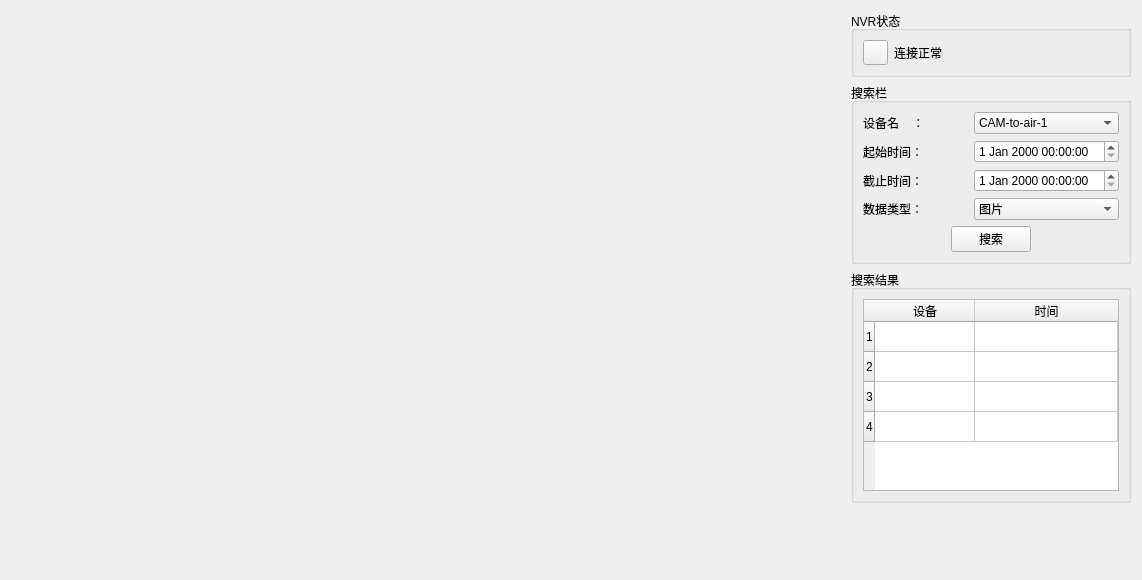
<?xml version="1.0" encoding="UTF-8"?>
<ui version="4.0">
 <class>NvrReview</class>
 <widget class="QWidget" name="NvrReview">
  <property name="geometry">
   <rect>
    <x>0</x>
    <y>0</y>
    <width>1142</width>
    <height>580</height>
   </rect>
  </property>
  <property name="windowTitle">
   <string>Form</string>
  </property>
  <layout class="QGridLayout" name="gridLayout_8" columnstretch="1,0">
   <item row="0" column="0">
    <layout class="QGridLayout" name="gridLayout_7">
     <item row="0" column="0">
      <widget class="QLabel" name="label_5">
       <property name="text">
        <string/>
       </property>
       <property name="pixmap">
        <pixmap resource="../../build/client/resources.qrc">:/resources/to-ground.jpg</pixmap>
       </property>
       <property name="scaledContents">
        <bool>true</bool>
       </property>
      </widget>
     </item>
    </layout>
   </item>
   <item row="0" column="1">
    <layout class="QGridLayout" name="gridLayout_6">
     <item row="3" column="0">
      <widget class="QGroupBox" name="groupBox_3">
       <property name="title">
        <string>搜索结果</string>
       </property>
       <layout class="QGridLayout" name="gridLayout_5">
        <item row="0" column="0">
         <widget class="QTableWidget" name="tableWidget">
          <attribute name="horizontalHeaderStretchLastSection">
           <bool>true</bool>
          </attribute>
          <row>
           <property name="text">
            <string>1</string>
           </property>
          </row>
          <row>
           <property name="text">
            <string>2</string>
           </property>
          </row>
          <row>
           <property name="text">
            <string>3</string>
           </property>
          </row>
          <row>
           <property name="text">
            <string>4</string>
           </property>
          </row>
          <column>
           <property name="text">
            <string>设备</string>
           </property>
          </column>
          <column>
           <property name="text">
            <string>时间</string>
           </property>
          </column>
         </widget>
        </item>
       </layout>
      </widget>
     </item>
     <item row="2" column="0">
      <widget class="QGroupBox" name="groupBox_2">
       <property name="title">
        <string>搜索栏</string>
       </property>
       <layout class="QGridLayout" name="gridLayout_2">
        <item row="0" column="0">
         <layout class="QGridLayout" name="gridLayout_3">
          <item row="0" column="1">
           <widget class="QComboBox" name="comboBox">
            <item>
             <property name="text">
              <string>CAM-to-air-1</string>
             </property>
            </item>
            <item>
             <property name="text">
              <string>CAM-to-air-2</string>
             </property>
            </item>
            <item>
             <property name="text">
              <string>CAM-to-ground-1</string>
             </property>
            </item>
            <item>
             <property name="text">
              <string>CAM-to-ground-2</string>
             </property>
            </item>
            <item>
             <property name="text">
              <string>CAM-direct-1</string>
             </property>
            </item>
            <item>
             <property name="text">
              <string>CAM-direct-2</string>
             </property>
            </item>
           </widget>
          </item>
          <item row="2" column="1">
           <widget class="QDateTimeEdit" name="dateTimeEdit_2"/>
          </item>
          <item row="2" column="0">
           <widget class="QLabel" name="label_4">
            <property name="text">
             <string>截止时间：</string>
            </property>
           </widget>
          </item>
          <item row="1" column="0">
           <widget class="QLabel" name="label_3">
            <property name="text">
             <string>起始时间：</string>
            </property>
           </widget>
          </item>
          <item row="0" column="0">
           <widget class="QLabel" name="label_2">
            <property name="text">
             <string>设备名    ：</string>
            </property>
           </widget>
          </item>
          <item row="1" column="1">
           <widget class="QDateTimeEdit" name="dateTimeEdit">
            <property name="dateTime">
             <datetime>
              <hour>0</hour>
              <minute>0</minute>
              <second>0</second>
              <year>2000</year>
              <month>1</month>
              <day>1</day>
             </datetime>
            </property>
           </widget>
          </item>
          <item row="3" column="0">
           <widget class="QLabel" name="label_6">
            <property name="text">
             <string>数据类型：</string>
            </property>
           </widget>
          </item>
          <item row="3" column="1">
           <widget class="QComboBox" name="comboBox_2">
            <item>
             <property name="text">
              <string>图片</string>
             </property>
            </item>
            <item>
             <property name="text">
              <string>视频</string>
             </property>
            </item>
           </widget>
          </item>
         </layout>
        </item>
        <item row="1" column="0">
         <layout class="QGridLayout" name="gridLayout_4">
          <item row="0" column="1">
           <widget class="QPushButton" name="pushButton_2">
            <property name="text">
             <string>搜索</string>
            </property>
           </widget>
          </item>
          <item row="0" column="2">
           <spacer name="horizontalSpacer">
            <property name="orientation">
             <enum>Qt::Horizontal</enum>
            </property>
            <property name="sizeHint" stdset="0">
             <size>
              <width>40</width>
              <height>20</height>
             </size>
            </property>
           </spacer>
          </item>
          <item row="0" column="0">
           <spacer name="horizontalSpacer_2">
            <property name="orientation">
             <enum>Qt::Horizontal</enum>
            </property>
            <property name="sizeHint" stdset="0">
             <size>
              <width>40</width>
              <height>20</height>
             </size>
            </property>
           </spacer>
          </item>
         </layout>
        </item>
       </layout>
      </widget>
     </item>
     <item row="1" column="0">
      <widget class="QGroupBox" name="groupBox">
       <property name="title">
        <string>NVR状态</string>
       </property>
       <layout class="QGridLayout" name="gridLayout">
        <item row="0" column="0">
         <widget class="QPushButton" name="pushButton">
          <property name="sizePolicy">
           <sizepolicy hsizetype="Fixed" vsizetype="Fixed">
            <horstretch>0</horstretch>
            <verstretch>0</verstretch>
           </sizepolicy>
          </property>
          <property name="minimumSize">
           <size>
            <width>25</width>
            <height>25</height>
           </size>
          </property>
          <property name="maximumSize">
           <size>
            <width>25</width>
            <height>25</height>
           </size>
          </property>
          <property name="text">
           <string/>
          </property>
          <property name="icon">
           <iconset resource="../../build/client/resources.qrc">
            <normaloff>:/resources/green_light.png</normaloff>:/resources/green_light.png</iconset>
          </property>
          <property name="checkable">
           <bool>false</bool>
          </property>
         </widget>
        </item>
        <item row="0" column="1">
         <widget class="QLabel" name="label">
          <property name="text">
           <string>连接正常</string>
          </property>
         </widget>
        </item>
       </layout>
      </widget>
     </item>
     <item row="4" column="0">
      <spacer name="verticalSpacer">
       <property name="orientation">
        <enum>Qt::Vertical</enum>
       </property>
       <property name="sizeHint" stdset="0">
        <size>
         <width>20</width>
         <height>40</height>
        </size>
       </property>
      </spacer>
     </item>
    </layout>
   </item>
  </layout>
 </widget>
 <resources>
  <include location="../../build/client/resources.qrc"/>
 </resources>
 <connections/>
</ui>
